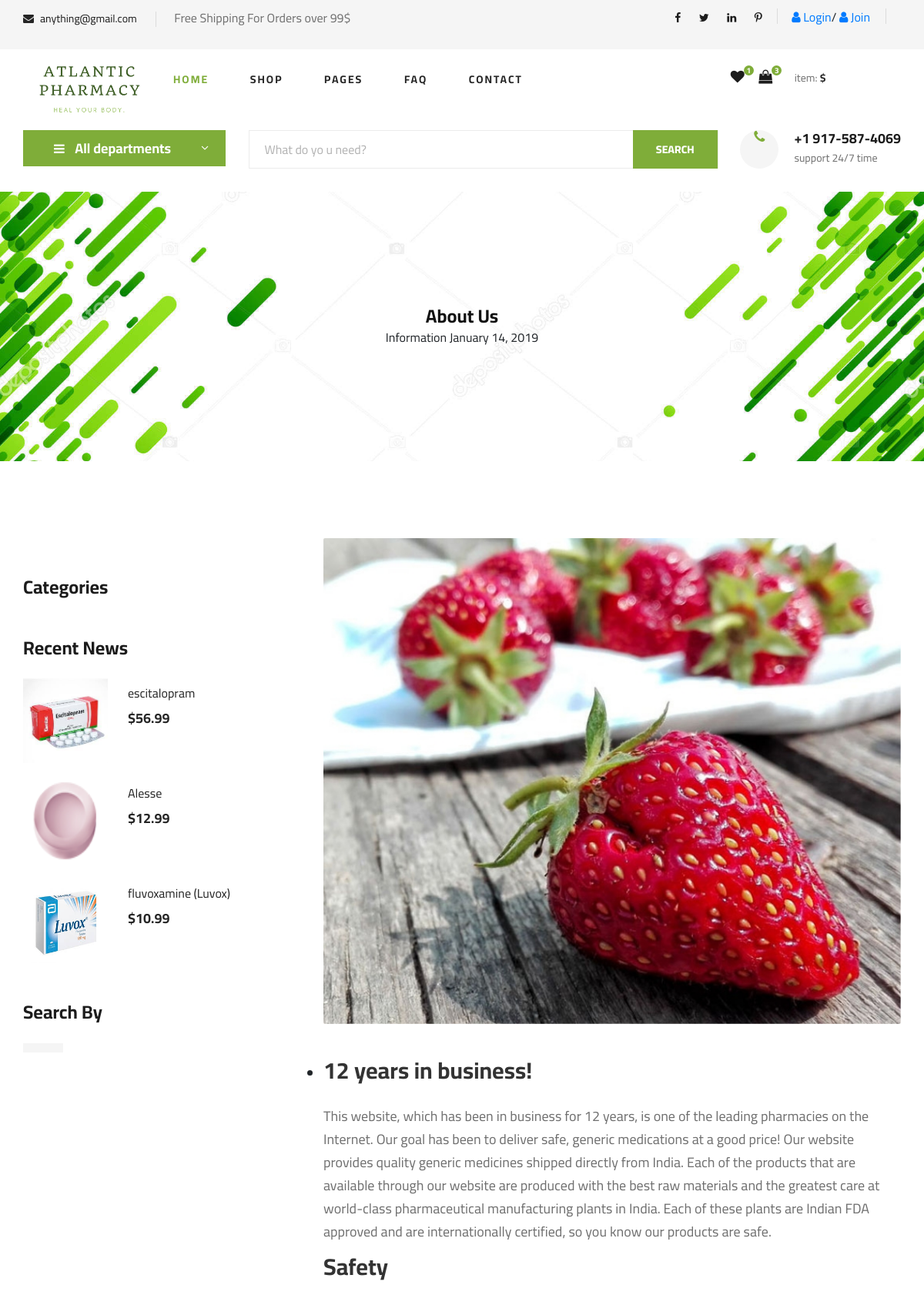
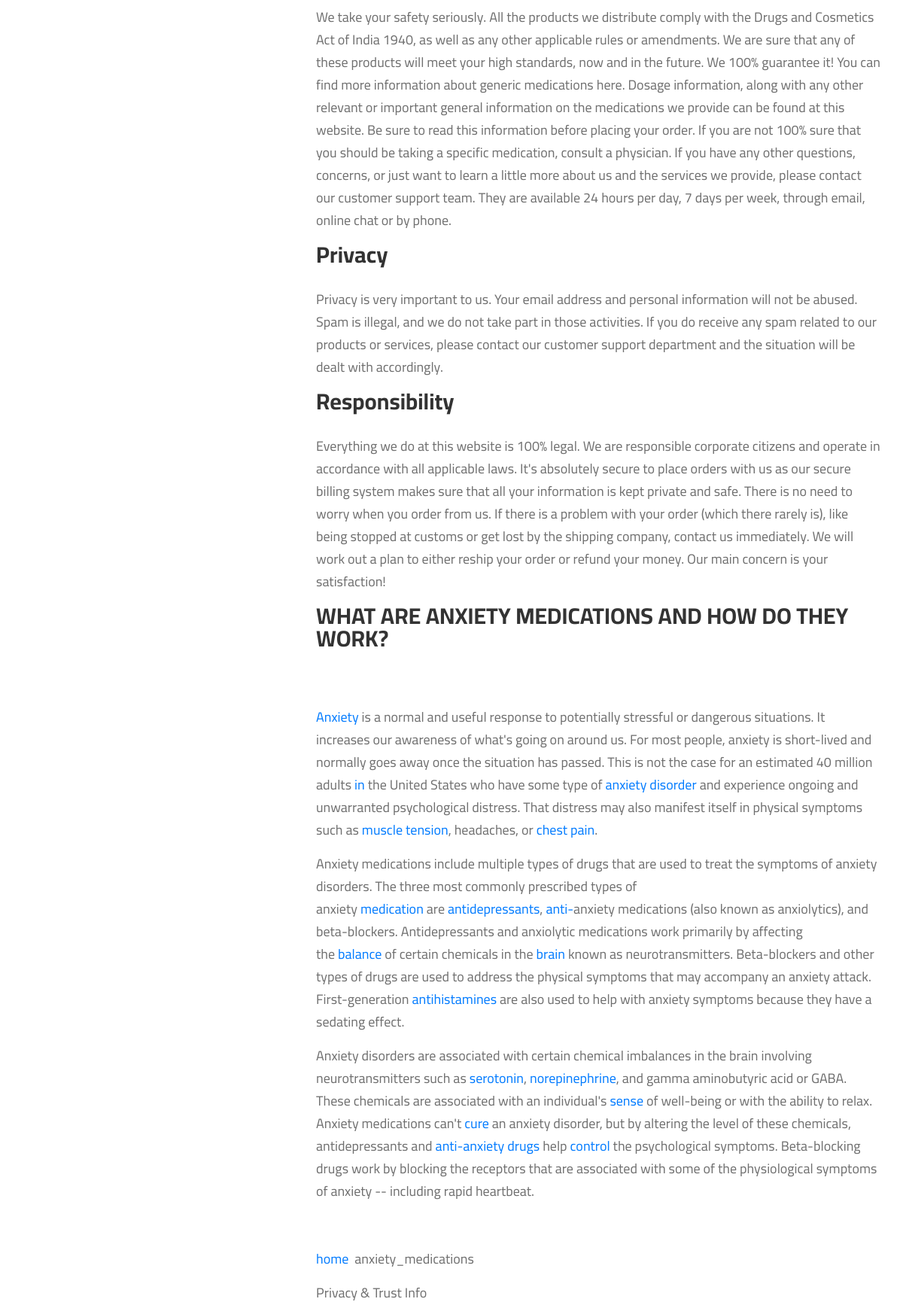
The page /about/ (upper part) on the database its author committed (2 pictures, top to bottom).
### home/models.py (models this page shows, shortened)
class Setting(models.Model):
    objects = None
    STATUS = (
        ('True', 'True'),
        ('False', 'False'),
    )
    title = models.CharField(max_length=150)
    keywords = models.CharField(max_length=255)
    description = models.CharField(max_length=255)
    company = models.CharField(max_length=50)
    address = models.CharField(blank=True, max_length=100)
    phone = models.CharField(blank=True, max_length=15)
    fax = models.CharField(blank=True, max_length=15)
    email = models.CharField(blank=True, max_length=50)
    smtpserver = models.CharField(blank=True, max_length=20)
    smtpemail = models.CharField(blank=True, max_length=20)
    smtppassword = models.CharField(blank=True, max_length=10)
    smtpport = models.CharField(blank=True, max_length=5)
    icon = models.ImageField(blank=True, upload_to='images/')
    facebook = models.CharField(blank=True, max_length=50)
    instagram = models.CharField(blank=True, max_length=50)
    twitter = models.CharField(blank=True, max_length=50)
    youtube = models.CharField(blank=True, max_length=50)
    aboutus = RichTextUploadingField(blank=True)
    contact = RichTextUploadingField(blank=True)
    references = RichTextUploadingField(blank=True)
    status = models.CharField(max_length=10, choices=STATUS)
    create_at = models.DateTimeField(auto_now_add=True)
    update_at = models.DateTimeField(auto_now=True)

### product/models.py (models this page shows, shortened)
class Product(models.Model):
    STATUS = (
        ('True', 'True'),
        ('False', 'False'),
    )
    VARIANTS = (
        ('None', 'None'),
        ('Size', 'Size'),
        ('Color', 'Color'),
        ('Size-Color', 'Size-Color'),
    )
    category = models.ForeignKey(Category, on_delete=models.CASCADE)
    title = models.CharField(max_length=150)
    keywords = models.CharField(max_length=255)
    description = models.CharField(max_length=255)
    image = models.ImageField(upload_to='images/',null=False)
    price = models.FloatField()
    stock = models.IntegerField()
    amount = models.IntegerField()
    minamount = models.IntegerField()
    variant = models.CharField(max_length=10, choices=VARIANTS, default='None')
    detail = RichTextUploadingField()
    slug = models.SlugField(null=False, unique=True)
    status = models.CharField(max_length=10, choices=STATUS)
    create_at = models.DateTimeField(auto_now_add=True)
    update_at = models.DateTimeField(auto_now=True)
    def image_tag(self):
        if self.image.url is not None:
            return mark_safe('<img src="{}" height="50"/>'.format(self.image.url))
    image_tag.short_description = 'Image'

### home/views.py (the view)
# urls.py: path('about/', views.aboutus, name='aboutus'),
def aboutus(request):
    setting = Setting.objects.get(pk=1)
    products_top2 = Product.objects.all().order_by('?')[:3]
    category = Category.objects.all()
    context = {
        'products_top2': products_top2,
        'setting': setting,
        'category': category,
    }
    return render(request, 'about.html', context)

### home/templates/about.html (shortened to what this page needs)
{% extends 'base.html' %}
{% load static %}
{% block content %}
{% load mptt_tags %}
{% block header %}
   {% include "header.html" %}
{% endblock %}
    <section class="blog-details-hero set-bg" data-setbg="{% static 'img/banner-green.jpg' %}">
        <div class="container">
            <div class="row">
                <div class="col-lg-12">
                    <div class="blog__details__hero__text">
                        <h4><strong>  About Us   </strong></h4>
                        <ul>
                            <a>Information</a>
                            <a>January 14, 2019</a>
                        </ul>
                    </div>
                </div>
            </div>
        </div>
    </section>
    <section class="blog-details spad">
        <div class="container">
            <div class="row">
                <div class="col-lg-4 col-md-5 order-md-1 order-2">
                    <div class="blog__sidebar">
                        <div class="blog__sidebar__item">
                            <h4>Categories</h4>
                        </div>
                        <div class="blog__sidebar__item">
                            <h4>Recent News</h4>
                            <div class="blog__sidebar__recent">
                            {% for rs in products_top2 %}
                            <a href="/order/addtoshopcart/{{ rs.id}}" class="latest-product__item">
                                <div class="latest-product__item__pic">
                                    <img src="{{rs.image.url}}" alt="/product/{{ rs.id }}/{{ rs.slug }}">
                                </div>
                                <div class="latest-product__item__text">
                                    <h6 href="/product/{{ rs.id }}/{{ rs.slug }}" >{{ rs.title }}</h6>
                                    <span>${{ rs.price }}</span>
                                </div>
                            </a>
                            {% endfor %}
                            </div>
                        </div>
                        <div class="blog__sidebar__item">
                            <h4>Search By</h4>
                            <div class="blog__sidebar__item__tags">
                                                      {% recursetree category %}
                        <a href="/category/{{node.id }}/{{ node.slug }}"> {{ node.title }}</a>
{% endrecursetree %}
                            </div>
                        </div>
                    </div>
                </div>
                <div class="col-lg-8 col-md-7 order-md-1 order-1">
                    <div class="blog__details__text">
                        <img src="img/blog/details/details-pic.jpg" alt="">
                        <p>{{ setting.aboutus|safe }}</p>
                    </div>
                </div>
            </div>
        </div>
    </section>
 {% endblock %}

### home/templates/base.html (shortened to what this page needs)
{% load static %}
<html lang="zxx">
<head>
    <link rel="stylesheet" href="{% static 'css/bootstrap.min.css' %}" type="text/css">
    <link rel="stylesheet" href="{% static 'css/font-awesome.min.css' %}" type="text/css">
    <link rel="stylesheet" href="{% static 'css/elegant-icons.css' %}" type="text/css">
    <link rel="stylesheet" href="{% static 'css/nice-select.css' %}" type="text/css">
    <link rel="stylesheet" href="{% static 'css/jquery-ui.min.css' %}" type="text/css">
    <link rel="stylesheet" href="{% static 'css/owl.carousel.min.css' %}" type="text/css">
    <link rel="stylesheet" href="{% static 'css/slicknav.min.css' %}" type="text/css">
    <link rel="stylesheet" href="{% static 'css/style.css' %}" type="text/css">
    <link rel="stylesheet" href="{% static 'css/main.css' %}" type="text/css">
    <link rel="stylesheet" href="//code.jquery.com/ui/1.12.1/themes/base/jquery-ui.css">
</head>
<body>
<header class="header">
    <div class="header__top">
        <div class="container">
            <div class="row">
                <div class="col-lg-6 col-md-6">
                    <div class="header__top__left">
                        <ul>
                             <li><i class="fa fa-envelope"></i> {{ setting.email}}</li>
            <li>{{ setting.references|safe }}</li>
                        </ul>
                    </div>
                </div>
                <div class="col-lg-6 col-md-6">
                    <div class="header__top__right">
                        <div class="header__top__right__social">
                            <a href="#"><i class="fa fa-facebook"></i></a>
                            <a href="#"><i class="fa fa-twitter"></i></a>
                            <a href="#"><i class="fa fa-linkedin"></i></a>
                            <a href="#"><i class="fa fa-pinterest-p"></i></a>
                        </div>
                        <div class="header__top__right__language">
                            {% if user.id is not None %}
                            <div href="/user">My Account</div>
                            <span class="arrow_carrot-down"></span>
                          <ul class="header__menu__dropdown">
<li><a href="/user/favourites" class="fa fa-heart">My Wish list</a></li>
                <li><a href="/user/orders" class="fa fa-exchange">My Orders</a></li>
                <li><a href="/user/comments" class="fa fa-check">My Comments</a></li>
                <li> <a href="/logout/"><i class="fa fa-unlock-alt"></i> logout</a></li>
                      </ul>
                        </div>
                          <strong class=""text-uppercase>{{ user.first_name}} </strong>||
                        <b href="/logout/"><i class="fa fa-unlock-alt"></i> logout</b>
                        <div class="header__top__right__auth">
                            {% else  %}
                            <a href="/login/"><i class="fa fa-user"></i> Login</a>/
                            <a href="/signup/"><i class="fa fa-user"></i> Join</a>
                            {% endif %}
                        </div>
                    </div>
                </div>
            </div>
        </div>
    </div>
    <div class="container">
        <div class="row">
            <div class="col-lg-2">
                <div class="header__logo">
                    <a href=""><img src="{% static 'img/logos/logot.png' %}" alt=""></a>
                </div>
            </div>
            <div class="col-lg-6">
                <nav class="header__menu">
                    <ul>
                        <li class="active"><a href="/home/">Home</a></li>
                        <li><a href="/category/">Shop</a></li>
                        <li><a href="#">Pages</a>
                        </li>
                        <li><a href="/faq/">FAQ</a></li>
                        <li><a href="/contact/">Contact</a></li>
                    </ul>
                </nav>
            </div>
            <div class="col-lg-3">
                <div class="header__cart">
                    <ul>
                        <li><a href="#"><i class="fa fa-heart"></i> <span>1</span></a></li>
                        <li><a href="/shopcart/"><i class="fa fa-shopping-bag"></i> <span>3</span></a></li>
                    </ul>
                    <div class="header__cart__price">item: <span>${{ total }}</span></div>
                </div>
            </div>
        </div>
    </div>
</header>
{% block content %}
{% endblock %}
<link rel="stylesheet" href="https://ajax.googleapis.com/ajax/libs/jqueryui/1.11.4/themes/smoothness/jquery-ui.css">
</body>
</html>

### home/templates/header.html (shortened to what this page needs)
{% load static %}
<section class="hero hero-normal">
    <div class="container">
        <div class="row">
            <div class="col-lg-3">
                <div class="hero__categories">
                    <div class="hero__categories__all">
                        <i class="fa fa-bars"></i>
                        <span>All departments</span>
                    </div>
                        {% load mptt_tags %}
                </div>
            </div>
            <div class="col-lg-9">
                <div class="hero__search">
                    <div class="hero__search__form">
                        <form action="/search/" method="post">
                            <input id="query" name="query" type="text" placeholder="What do yo u need?">
                            <button type="submit" class="site-btn">SEARCH</button>
                        </form>
                    </div>
                    <div class="hero__search__phone">
                        <div class="hero__search__phone__icon">
                            <i class="fa fa-phone"></i>
                        </div>
                        <div class="hero__search__phone__text">
                            <h5>{{ setting.phone}}</h5>
                            <span>support 24/7 time</span>
                        </div>
                    </div>
                </div>
            </div>
        </div>
    </div>
</section>

### rows shown on the page
Setting: email "anything@gmail.com", references "Free Shipping For Orders over 99$", phone "+1 917-587-4069", aboutus "12 years in business! This website, which has been in business for 12 years, is one of the leading pharmacies on the Internet. Our goal has been to deliver safe, generic medications at a good price! Our website provides quality generic medicines shipped directly from India. Each of the products that are available through our website are produced with the best raw materials and the greatest care at world-class pharmaceutical manufacturing plants in India. Each of these plants are Indian FDA approved and are internationally certified, so you know our products are safe. Safety We take your safety seriously. All the products we distribute comply with the Drugs and Cosmetics Act of India 1940,…"
Product: image (picture), title "escitalopram", price "56.99"
Product: image (picture), title "Alesse", price "12.99"
Product: image (picture), title "fluvoxamine (Luvox)", price "10.99"
